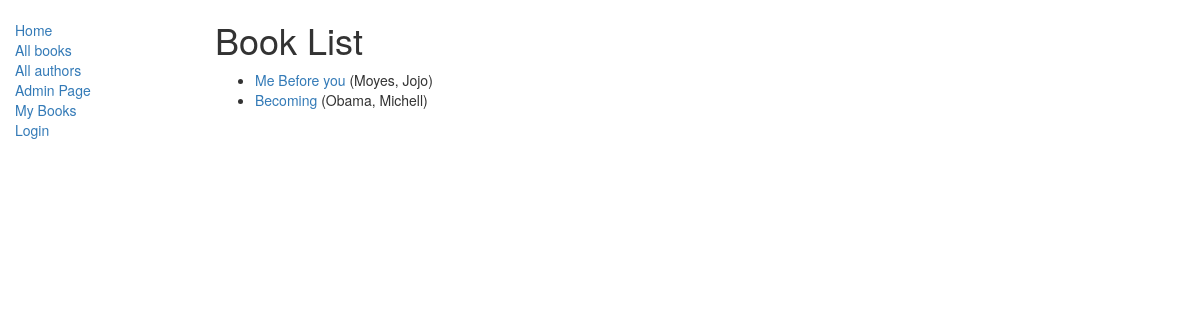
Page /app1/books/ on the committed database.
### app1/models.py (models this page shows, shortened)
class Book(models.Model):
    title = models.CharField(max_length=200)
    author = models.ForeignKey('Author', on_delete=models.SET_NULL, null=True)
    summary = models.TextField(max_length=1000, help_text="Enter a brief description of the book")
    def get_absolute_url(self):
        return reverse('app1:book-detail', args=[str(self.id)])

class Author(models.Model):
    first_name = models.CharField(max_length=100)
    last_name = models.CharField(max_length=100)
    def __str__(self):
        return '%s, %s' % (self.last_name, self.first_name)

### app1/views.py (the view)
class BookListView(generic.ListView):
    model=models.Book
    template_name='app1/book_list.html'

### app1/templates/app1/book_list.html
{% extends "app1/base_generic.html" %}
{% block content %}
    <h1>Book List</h1>
    {% if book_list %}
    <ul>
      {% for book in book_list %}
      <li>
        <a href="{{ book.get_absolute_url }}">{{ book.title }}</a> ({{book.author}})
      </li>
      {% endfor %}
    </ul>
    {% else %}
      <p>There are no books in the library.</p>
    {% endif %}
{% endblock %}

### rows in the picture
Book: title "Me Before you", author "Moyes, Jojo"
Book: title "Becoming", author "Obama, Michell"
